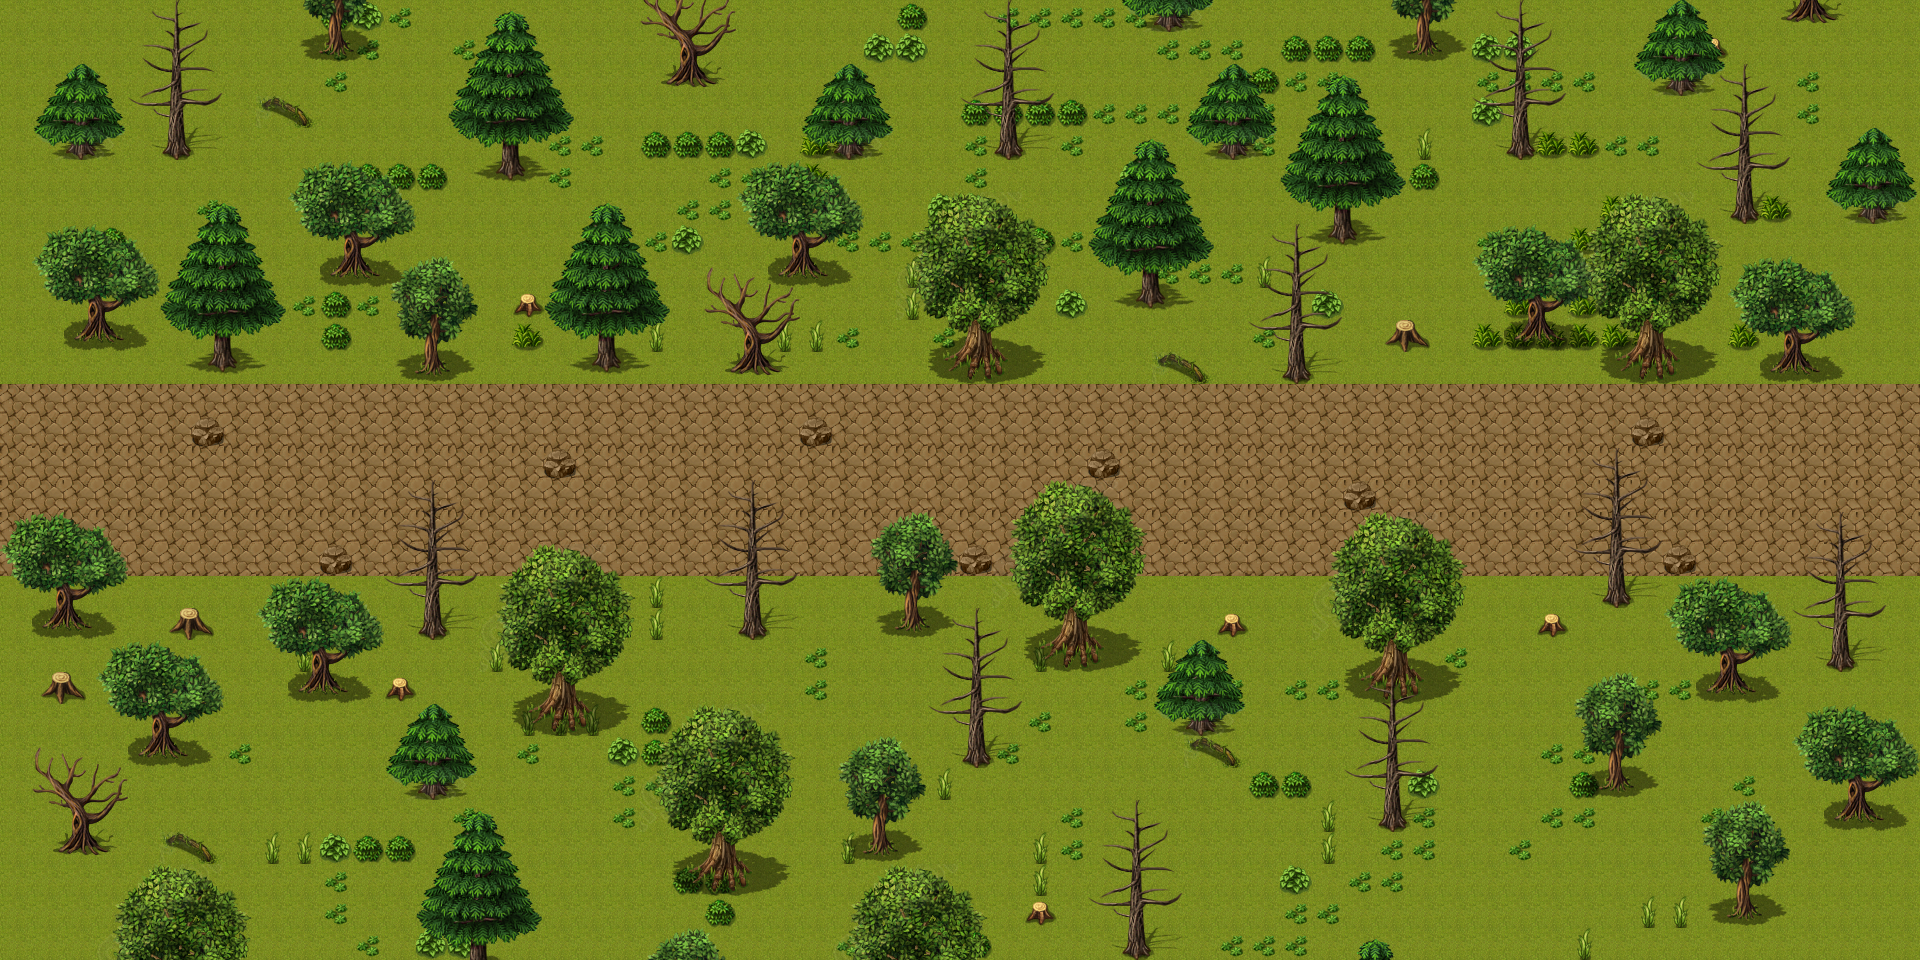

Tiled map render using the project's own tile images. Description and the map definition, with tile-layer contents summarised, below:
An orthogonal 60x30 tile map with 32x32 px tiles, 6 tile layers (图块层 1, 图块层 2, 图块层 3, 图块层 4, ...) and 4 objects.

<map version="1.10" tiledversion="1.12.2" orientation="orthogonal" renderorder="right-down" width="60" height="30" tilewidth="32" tileheight="32" infinite="0" nextlayerid="10" nextobjectid="7">
 <tileset firstgid="1" source="sc1.tsx" />
 <layer id="1" name="图块层 1" width="60" height="30">
  <data>[1800 cells, 1800 non-empty, 5 distinct tile ids]</data>
 </layer>
 <layer id="2" name="图块层 2" width="60" height="30">
  <data>[1800 cells, 249 non-empty, 11 distinct tile ids]</data>
 </layer>
 <layer id="3" name="图块层 3" width="60" height="30">
  <data>[1800 cells, 150 non-empty, 15 distinct tile ids]</data>
 </layer>
 <layer id="4" name="图块层 4" width="60" height="30">
  <data>[1800 cells, 359 non-empty, 63 distinct tile ids]</data>
 </layer>
 <layer id="5" name="图块层 5" width="60" height="30">
  <data>[1800 cells, 147 non-empty, 27 distinct tile ids]</data>
 </layer>
 <layer id="6" name="图块层 6" width="60" height="30">
  <data>[1800 cells, 171 non-empty, 35 distinct tile ids]</data>
 </layer>
 <objectgroup id="7" name="Collision">
  <object id="2" x="-1.99709" y="-167.988" width="1921.2" height="545.205" />
  <object id="3" x="3.99418" y="578.922" width="1921.2" height="545.205" />
 </objectgroup>
 <objectgroup id="9" name="Interactables">
  <object id="6" x="441.356" y="403.412" width="51.9243" height="51.9243">
   <properties>
    <property name="actNum" type="int" value="3" />
    <property name="patrolLeft" type="float" value="200" />
    <property name="patrolRight" type="float" value="500" />
    <property name="type" value="RedHood" />
   </properties>
  </object>
 </objectgroup>
 <objectgroup id="8" name="Portals">
  <object id="4" x="1815.35" y="387.202" width="103.849" height="179.738">
   <properties>
    <property name="target_map" value="maps/" />
   </properties>
  </object>
 </objectgroup>
</map>
